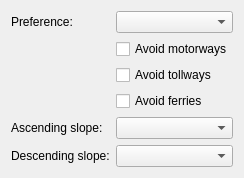
<?xml version="1.0" encoding="UTF-8"?>
<ui version="4.0">
 <class>MapQuestConfigWidget</class>
 <widget class="QWidget" name="MapQuestConfigWidget">
  <property name="geometry">
   <rect>
    <x>0</x>
    <y>0</y>
    <width>230</width>
    <height>169</height>
   </rect>
  </property>
  <layout class="QFormLayout" name="formLayout">
   <item row="0" column="0">
    <widget class="QLabel" name="label">
     <property name="text">
      <string>Preference:</string>
     </property>
     <property name="buddy">
      <cstring>preference</cstring>
     </property>
    </widget>
   </item>
   <item row="0" column="1">
    <widget class="QComboBox" name="preference"/>
   </item>
   <item row="1" column="1">
    <widget class="QCheckBox" name="noMotorways">
     <property name="text">
      <string>Avoid motorways</string>
     </property>
    </widget>
   </item>
   <item row="2" column="1">
    <widget class="QCheckBox" name="noTollways">
     <property name="text">
      <string>Avoid tollways</string>
     </property>
    </widget>
   </item>
   <item row="3" column="1">
    <widget class="QCheckBox" name="noFerries">
     <property name="text">
      <string>Avoid ferries</string>
     </property>
    </widget>
   </item>
   <item row="4" column="0">
    <widget class="QLabel" name="label_2">
     <property name="text">
      <string>Ascending slope:</string>
     </property>
     <property name="buddy">
      <cstring>ascending</cstring>
     </property>
    </widget>
   </item>
   <item row="4" column="1">
    <widget class="QComboBox" name="ascending"/>
   </item>
   <item row="5" column="0">
    <widget class="QLabel" name="label_3">
     <property name="text">
      <string>Descending slope:</string>
     </property>
     <property name="buddy">
      <cstring>descending</cstring>
     </property>
    </widget>
   </item>
   <item row="5" column="1">
    <widget class="QComboBox" name="descending"/>
   </item>
  </layout>
 </widget>
 <resources/>
 <connections/>
</ui>
